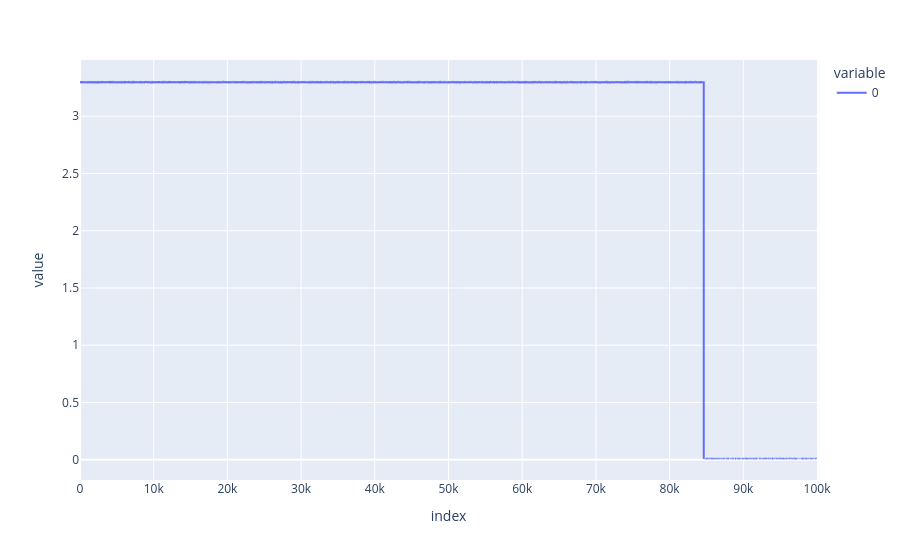

Source (notebook cell):
### Code cell
px.line(ephys[-100000:])

### Figure 1 — Plotly figure (JSON) as saved in the notebook; plotly's stock layout.template omitted (floating-point values rounded to 4 significant figures; data arrays with more than 128 entries replaced by an {"elided": "..."} marker saying what was removed)
{"data": [{"hovertemplate": "variable=0<br>index=%{x}<br>value=%{y}<extra></extra>", "legendgroup": "0", "line": {"color": "#636efa", "dash": "solid"}, "marker": {"symbol": "circle"}, "mode": "lines", "name": "0", "showlegend": true, "type": "scattergl", "x": {"elided": "100000 int values"}, "xaxis": "x", "y": {"elided": "100000 float values"}, "yaxis": "y"}], "layout": {"legend": {"title": {"text": "variable"}, "tracegroupgap": 0}, "margin": {"t": 60}, "xaxis": {"anchor": "y", "domain": [0, 1], "title": {"text": "index"}}, "yaxis": {"anchor": "x", "domain": [0, 1], "title": {"text": "value"}}}}
